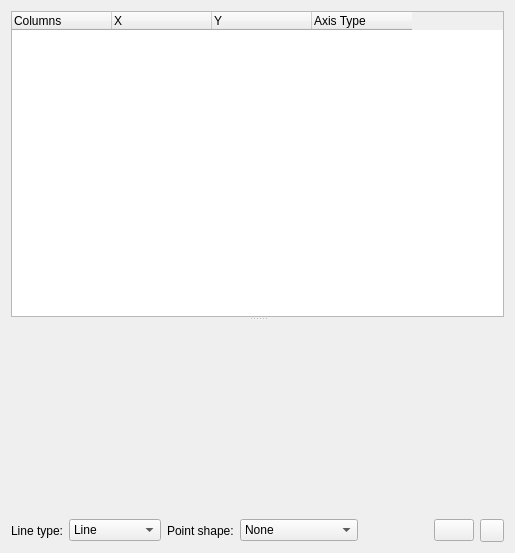
<?xml version="1.0" encoding="UTF-8"?>
<ui version="4.0">
 <class>PlotDock</class>
 <widget class="QDialog" name="PlotDock">
  <property name="geometry">
   <rect>
    <x>0</x>
    <y>0</y>
    <width>515</width>
    <height>553</height>
   </rect>
  </property>
  <property name="windowTitle">
   <string>Plot</string>
  </property>
  <layout class="QVBoxLayout" name="verticalLayout">
   <item>
    <widget class="QSplitter" name="splitterForPlot">
     <property name="orientation">
      <enum>Qt::Vertical</enum>
     </property>
     <widget class="QTreeWidget" name="treePlotColumns">
      <property name="sizePolicy">
       <sizepolicy hsizetype="Expanding" vsizetype="Preferred">
        <horstretch>0</horstretch>
        <verstretch>2</verstretch>
       </sizepolicy>
      </property>
      <property name="alternatingRowColors">
       <bool>true</bool>
      </property>
      <property name="columnCount">
       <number>4</number>
      </property>
      <attribute name="headerDefaultSectionSize">
       <number>100</number>
      </attribute>
      <attribute name="headerStretchLastSection">
       <bool>false</bool>
      </attribute>
      <column>
       <property name="text">
        <string>Columns</string>
       </property>
      </column>
      <column>
       <property name="text">
        <string>X</string>
       </property>
      </column>
      <column>
       <property name="text">
        <string>Y</string>
       </property>
      </column>
      <column>
       <property name="text">
        <string>Axis Type</string>
       </property>
      </column>
     </widget>
     <widget class="QCustomPlot" name="plotWidget" native="true">
      <property name="sizePolicy">
       <sizepolicy hsizetype="Preferred" vsizetype="Expanding">
        <horstretch>0</horstretch>
        <verstretch>8</verstretch>
       </sizepolicy>
      </property>
      <property name="whatsThis">
       <string>Here is a plot drawn when you select the x and y values above.

Click on points to select them in the plot and in the table. Ctrl+Click for selecting a range of points.

Use mouse-wheel for zooming and mouse drag for changing the axis range.

Select the axes or axes labels to drag and zoom only in that orientation.</string>
      </property>
     </widget>
    </widget>
   </item>
   <item>
    <layout class="QHBoxLayout" name="horizontalLayout">
     <item>
      <widget class="QLabel" name="label_2">
       <property name="text">
        <string>Line type:</string>
       </property>
       <property name="buddy">
        <cstring>comboLineType</cstring>
       </property>
      </widget>
     </item>
     <item>
      <widget class="QWidget" name="widget" native="true">
       <layout class="QHBoxLayout" name="horizontalLayout_4">
        <property name="leftMargin">
         <number>0</number>
        </property>
        <property name="topMargin">
         <number>0</number>
        </property>
        <property name="rightMargin">
         <number>0</number>
        </property>
        <property name="bottomMargin">
         <number>0</number>
        </property>
        <item>
         <widget class="QComboBox" name="comboLineType">
          <property name="currentIndex">
           <number>1</number>
          </property>
          <item>
           <property name="text">
            <string>None</string>
           </property>
          </item>
          <item>
           <property name="text">
            <string>Line</string>
           </property>
          </item>
          <item>
           <property name="text">
            <string>StepLeft</string>
           </property>
          </item>
          <item>
           <property name="text">
            <string>StepRight</string>
           </property>
          </item>
          <item>
           <property name="text">
            <string>StepCenter</string>
           </property>
          </item>
          <item>
           <property name="text">
            <string>Impulse</string>
           </property>
          </item>
         </widget>
        </item>
        <item>
         <widget class="QLabel" name="label_3">
          <property name="text">
           <string>Point shape:</string>
          </property>
          <property name="buddy">
           <cstring>comboPointShape</cstring>
          </property>
         </widget>
        </item>
        <item>
         <widget class="QComboBox" name="comboPointShape">
          <property name="currentIndex">
           <number>0</number>
          </property>
          <item>
           <property name="text">
            <string>None</string>
           </property>
          </item>
          <item>
           <property name="text">
            <string>Cross</string>
           </property>
          </item>
          <item>
           <property name="text">
            <string>Plus</string>
           </property>
          </item>
          <item>
           <property name="text">
            <string>Circle</string>
           </property>
          </item>
          <item>
           <property name="text">
            <string>Disc</string>
           </property>
          </item>
          <item>
           <property name="text">
            <string>Square</string>
           </property>
          </item>
          <item>
           <property name="text">
            <string>Diamond</string>
           </property>
          </item>
          <item>
           <property name="text">
            <string>Star</string>
           </property>
          </item>
          <item>
           <property name="text">
            <string>Triangle</string>
           </property>
          </item>
          <item>
           <property name="text">
            <string>TriangleInverted</string>
           </property>
          </item>
          <item>
           <property name="text">
            <string>CrossSquare</string>
           </property>
          </item>
          <item>
           <property name="text">
            <string>PlusSquare</string>
           </property>
          </item>
          <item>
           <property name="text">
            <string>CrossCircle</string>
           </property>
          </item>
          <item>
           <property name="text">
            <string>PlusCircle</string>
           </property>
          </item>
          <item>
           <property name="text">
            <string>Peace</string>
           </property>
          </item>
         </widget>
        </item>
        <item>
         <spacer name="horizontalSpacer_4">
          <property name="orientation">
           <enum>Qt::Horizontal</enum>
          </property>
          <property name="sizeHint" stdset="0">
           <size>
            <width>40</width>
            <height>20</height>
           </size>
          </property>
         </spacer>
        </item>
        <item>
         <widget class="QPushButton" name="butSavePlot">
          <property name="toolTip">
           <string>&lt;html&gt;&lt;head/&gt;&lt;body&gt;&lt;p&gt;Save current plot...&lt;/p&gt;&lt;p&gt;File format chosen by extension (png, jpg, pdf, bmp)&lt;/p&gt;&lt;/body&gt;&lt;/html&gt;</string>
          </property>
          <property name="statusTip">
           <string>Save current plot...</string>
          </property>
          <property name="text">
           <string/>
          </property>
          <property name="icon">
           <iconset resource="icons/icons.qrc">
            <normaloff>:/icons/image_save</normaloff>:/icons/image_save</iconset>
          </property>
          <property name="checkable">
           <bool>false</bool>
          </property>
          <property name="autoDefault">
           <bool>false</bool>
          </property>
          <property name="default">
           <bool>false</bool>
          </property>
          <property name="flat">
           <bool>false</bool>
          </property>
         </widget>
        </item>
        <item>
         <widget class="QToolButton" name="buttonLoadAllData">
          <property name="toolTip">
           <string>Load all data and redraw plot</string>
          </property>
          <property name="icon">
           <iconset resource="icons/icons.qrc">
            <normaloff>:/icons/refresh</normaloff>:/icons/refresh</iconset>
          </property>
         </widget>
        </item>
       </layout>
      </widget>
     </item>
    </layout>
   </item>
  </layout>
 </widget>
 <customwidgets>
  <customwidget>
   <class>QCustomPlot</class>
   <extends>QWidget</extends>
   <header>qcustomplot.h</header>
   <container>1</container>
  </customwidget>
 </customwidgets>
 <resources>
  <include location="icons/icons.qrc"/>
 </resources>
 <connections>
  <connection>
   <sender>buttonLoadAllData</sender>
   <signal>clicked()</signal>
   <receiver>PlotDock</receiver>
   <slot>fetchAllData()</slot>
   <hints>
    <hint type="sourcelabel">
     <x>463</x>
     <y>526</y>
    </hint>
    <hint type="destinationlabel">
     <x>477</x>
     <y>495</y>
    </hint>
   </hints>
  </connection>
 </connections>
 <slots>
  <slot>fetchAllData()</slot>
 </slots>
</ui>
